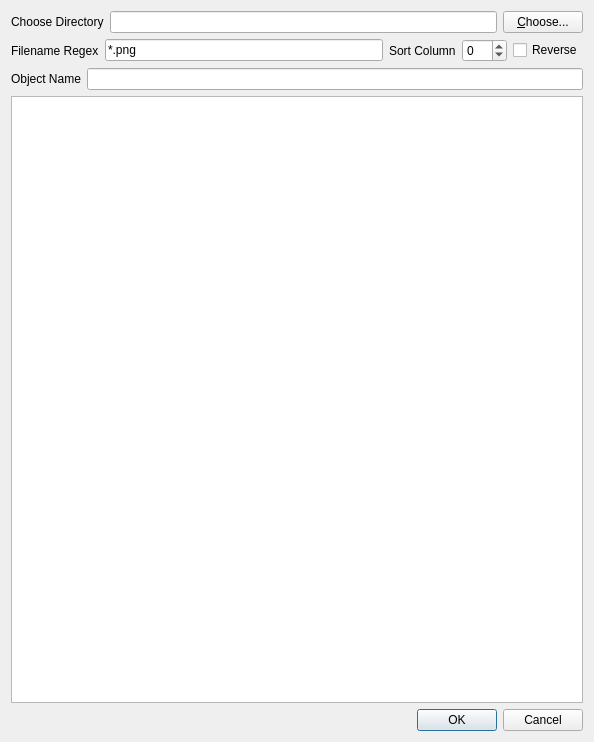
<?xml version="1.0" encoding="UTF-8"?>
<ui version="4.0">
 <class>OpenImgStackDialog</class>
 <widget class="QDialog" name="OpenImgStackDialog">
  <property name="geometry">
   <rect>
    <x>0</x>
    <y>0</y>
    <width>594</width>
    <height>742</height>
   </rect>
  </property>
  <property name="windowTitle">
   <string>Dialog</string>
  </property>
  <layout class="QVBoxLayout" name="verticalLayout">
   <item>
    <layout class="QHBoxLayout" name="horizontalLayout">
     <item>
      <widget class="QLabel" name="label">
       <property name="text">
        <string>Choose Directory</string>
       </property>
      </widget>
     </item>
     <item>
      <widget class="QLineEdit" name="dirEdit"/>
     </item>
     <item>
      <widget class="QPushButton" name="chooseDirButton">
       <property name="text">
        <string>&amp;Choose...</string>
       </property>
      </widget>
     </item>
    </layout>
   </item>
   <item>
    <layout class="QHBoxLayout" name="horizontalLayout_2">
     <item>
      <widget class="QLabel" name="label_2">
       <property name="text">
        <string>Filename Regex</string>
       </property>
      </widget>
     </item>
     <item>
      <widget class="QLineEdit" name="regexEdit">
       <property name="text">
        <string>*.png</string>
       </property>
      </widget>
     </item>
     <item>
      <widget class="QLabel" name="label_3">
       <property name="text">
        <string>Sort Column</string>
       </property>
      </widget>
     </item>
     <item>
      <widget class="QSpinBox" name="colBox">
       <property name="minimum">
        <number>-10</number>
       </property>
       <property name="maximum">
        <number>10</number>
       </property>
      </widget>
     </item>
     <item>
      <widget class="QCheckBox" name="reverseCheck">
       <property name="text">
        <string>Reverse</string>
       </property>
      </widget>
     </item>
    </layout>
   </item>
   <item>
    <layout class="QHBoxLayout" name="horizontalLayout_3">
     <item>
      <widget class="QLabel" name="label_4">
       <property name="text">
        <string>Object Name</string>
       </property>
      </widget>
     </item>
     <item>
      <widget class="QLineEdit" name="nameEdit"/>
     </item>
    </layout>
   </item>
   <item>
    <widget class="QListWidget" name="fileList"/>
   </item>
   <item>
    <widget class="QDialogButtonBox" name="buttonBox">
     <property name="orientation">
      <enum>Qt::Horizontal</enum>
     </property>
     <property name="standardButtons">
      <set>QDialogButtonBox::Cancel|QDialogButtonBox::Ok</set>
     </property>
    </widget>
   </item>
  </layout>
 </widget>
 <resources/>
 <connections>
  <connection>
   <sender>buttonBox</sender>
   <signal>accepted()</signal>
   <receiver>OpenImgStackDialog</receiver>
   <slot>accept()</slot>
   <hints>
    <hint type="sourcelabel">
     <x>248</x>
     <y>254</y>
    </hint>
    <hint type="destinationlabel">
     <x>157</x>
     <y>274</y>
    </hint>
   </hints>
  </connection>
  <connection>
   <sender>buttonBox</sender>
   <signal>rejected()</signal>
   <receiver>OpenImgStackDialog</receiver>
   <slot>reject()</slot>
   <hints>
    <hint type="sourcelabel">
     <x>316</x>
     <y>260</y>
    </hint>
    <hint type="destinationlabel">
     <x>286</x>
     <y>274</y>
    </hint>
   </hints>
  </connection>
 </connections>
</ui>
